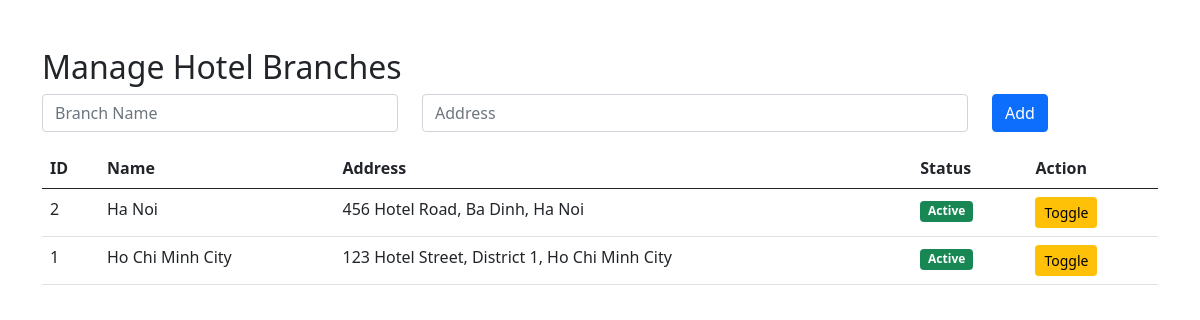
The app's page /admin/branches.php (signed in) with its own data.
### tables this page shows
CREATE TABLE `branches` (
  `id` int(11) NOT NULL,
  `name` varchar(100) NOT NULL,
  `address` text DEFAULT NULL,
  `status` enum('Active','Inactive') DEFAULT 'Active',
  `created_at` timestamp NOT NULL DEFAULT current_timestamp()
);

### admin/branches.php (the view, shortened to what this page needs)
<?php
include '../config.php';
?>
<!DOCTYPE html>
<html lang="en">
<head>
    <link href="https://cdn.jsdelivr.net/npm/bootstrap@5.0.2/dist/css/bootstrap.min.css" rel="stylesheet">
</head>
<body>
    <div class="container mt-5">
        <h2>Manage Hotel Branches</h2>
        <form method="POST" class="row mb-3">
            <div class="col-md-4">
                <input type="text" name="name" class="form-control" placeholder="Branch Name" required>
            </div>
            <div class="col-md-6">
                <input type="text" name="address" class="form-control" placeholder="Address">
            </div>
            <div class="col-md-2">
                <button type="submit" name="add_branch" class="btn btn-primary">Add</button>
            </div>
        </form>
        <table class="table">
            <thead>
                <tr>
                    <th>ID</th>
                    <th>Name</th>
                    <th>Address</th>
                    <th>Status</th>
                    <th>Action</th>
                </tr>
            </thead>
            <tbody>
                <?php
                $result = mysqli_query($conn, "SELECT * FROM branches ORDER BY name ASC");
                while ($row = mysqli_fetch_assoc($result)) {
                    echo "<tr>";
                    echo "<td>{$row['id']}</td>";
                    echo "<td>{$row['name']}</td>";
                    echo "<td>{$row['address']}</td>";
                    echo "<td><span class='badge bg-" . ($row['status'] == 'Active' ? 'success' : 'secondary') . "'>{$row['status']}</span></td>";
                    echo "<td><a href='?toggle_status=1&id={$row['id']}' class='btn btn-sm btn-" . ($row['status'] == 'Active' ? 'warning' : 'success') . "'>Toggle</a></td>";
                    echo "</tr>";
                }
                ?>
            </tbody>
        </table>
    </div>
</body>
</html>

### records on screen
branches: id "2", name "Ha Noi", address "456 Hotel Road, Ba Dinh, Ha Noi", status "Active"
branches: id "1", name "Ho Chi Minh City", address "123 Hotel Street, District 1, Ho Chi Minh City", status "Active"
